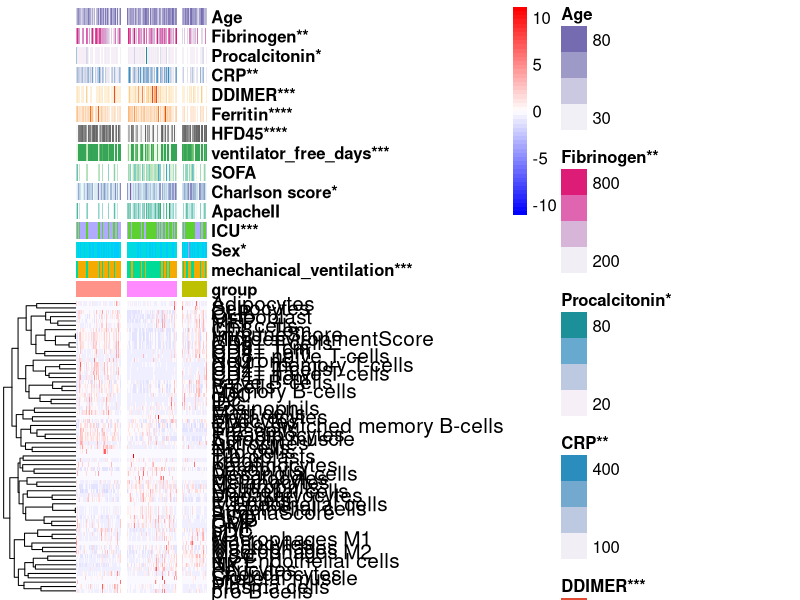

Generate this figure with R:


rm(list = ls())
rt=read.table("xCell.txt",sep="\t",header=T,row.names=1,check.names=F)    
library(pheatmap)
Type=read.table("clinical_SIG.sig.txt",sep="\t",header=T,row.names=1,check.names=F)
row.names(Type)=colnames(rt)
pheatmap(rt, annotation_col=Type,
         color = colorRampPalette(c("blue","white", "red"))(50),
         
         cluster_cols =F,
         fontsize=12,
         fontsize_row=15,
         scale="row",
         show_colnames=F,gaps_col = c(47,100),
         fontsize_col=3)


